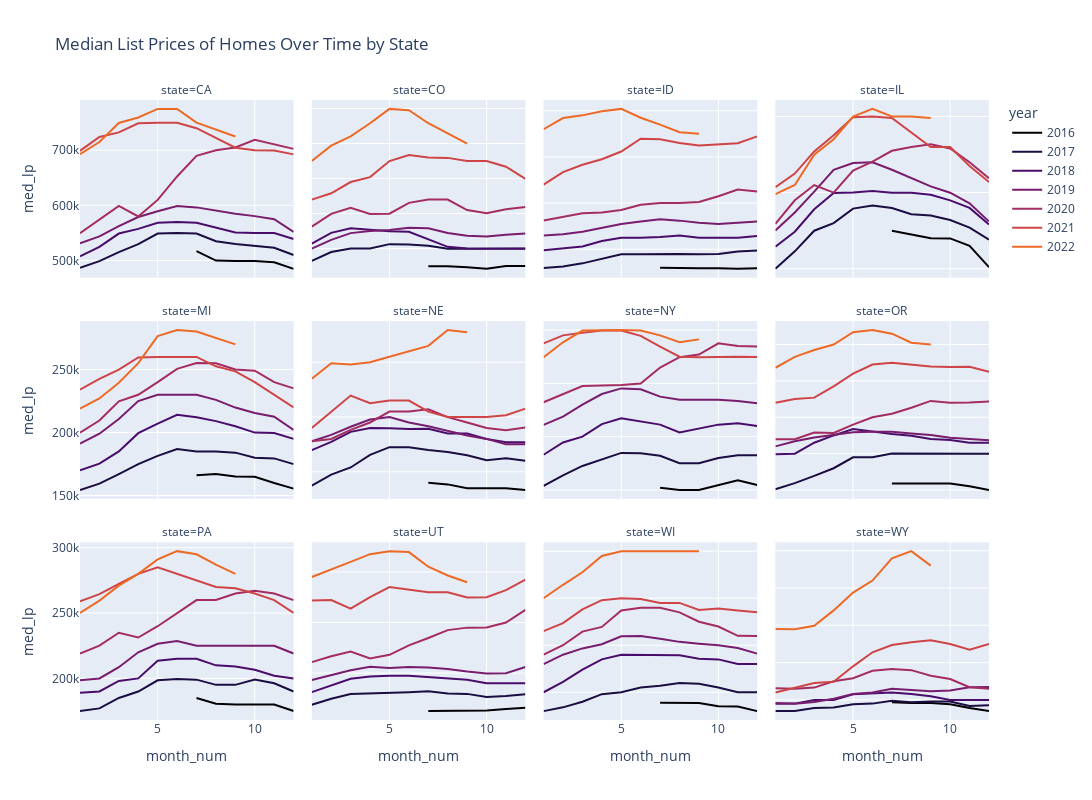

This figure's notebook cell:
### Code cell
fig = px.line(df.query("state in @select_states"),
    x = 'month_num',
    y = 'med_lp',
    color = 'year',
    facet_col = 'state',
    facet_col_wrap = 4,
    title = 'Median List Prices of Homes Over Time by State',
    color_discrete_sequence=px.colors.sequential.Inferno
    )
fig.update_yaxes(matches = None)
fig.update_layout(height = 800, width = 1200)
fig.show()
